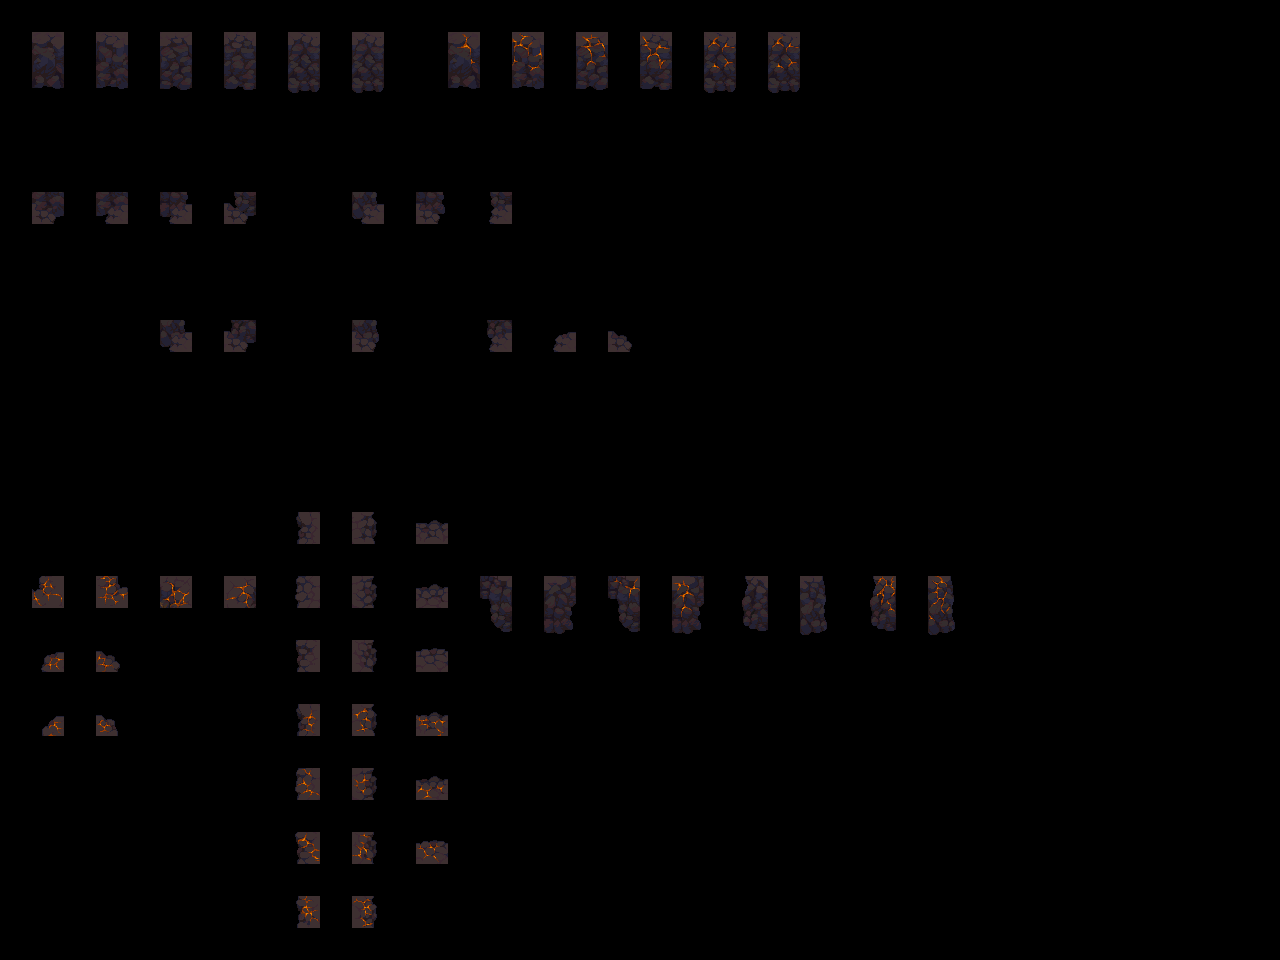

A level layout from a 2D game, rendered from its tile map. Below: a short description, then the map file with its tile-grid data intact:
An orthogonal 40x30 tile map with 32x32 px tiles, 2 tile layers (input_plat2, output_plat2) and 6 objects.

<map version="1.9" tiledversion="1.9.2" orientation="orthogonal" renderorder="right-down" width="40" height="30" tilewidth="32" tileheight="32" infinite="0" nextlayerid="4" nextobjectid="9">
 <properties>
  <property name="MatchInOrder" type="bool" value="true" />
 </properties>
 <tileset firstgid="1" source="../Tilesets/Tileset - platform2.tsx" />
 <layer id="1" name="input_plat2" width="40" height="30" opacity="0.83">
  <data encoding="csv">
0,0,0,0,0,0,0,0,0,0,0,0,0,0,0,0,0,0,0,0,0,0,0,0,0,0,0,0,0,0,0,0,0,0,0,0,0,0,0,0,
0,67,0,67,0,67,0,67,0,67,0,67,0,0,67,0,67,0,67,0,67,0,67,0,67,0,0,0,0,0,0,0,0,0,0,0,0,0,0,0,
0,83,0,83,0,83,0,83,0,83,0,83,0,0,83,0,83,0,83,0,83,0,83,0,83,0,0,0,0,0,0,0,0,0,0,0,0,0,0,0,
0,0,0,0,0,0,0,0,0,0,0,0,0,0,0,0,0,0,0,0,0,0,0,0,0,0,0,0,0,0,0,0,0,0,0,0,0,0,0,0,
0,0,0,0,0,0,0,0,0,0,0,0,0,0,0,0,0,0,0,0,0,0,0,0,0,0,0,0,0,0,0,0,0,0,0,0,0,0,0,0,
0,0,0,0,0,0,0,0,0,0,0,0,0,0,0,0,0,0,0,0,0,0,0,0,0,0,0,0,0,0,0,0,0,0,0,0,0,0,0,0,
0,22,0,24,0,73,0,44,0,0,0,40,0,58,0,74,0,0,0,0,0,0,0,0,0,0,0,0,0,0,0,0,0,0,0,0,0,0,0,0,
0,0,0,0,0,0,0,0,0,0,0,0,0,0,0,0,0,0,0,0,0,0,0,0,0,0,0,0,0,0,0,0,0,0,0,0,0,0,0,0,
0,0,0,0,0,0,0,0,0,0,0,0,0,0,0,0,0,0,0,0,0,0,0,0,0,0,0,0,0,0,0,0,0,0,0,0,0,0,0,0,
0,0,0,0,0,0,0,0,0,0,0,0,0,0,0,0,0,0,0,0,0,0,0,0,0,0,0,0,0,0,0,0,0,0,0,0,0,0,0,0,
0,0,0,0,0,40,0,56,0,0,0,86,0,0,0,88,0,17,0,21,0,0,0,0,0,0,0,0,0,0,0,0,0,0,0,0,0,0,0,0,
0,0,0,0,0,0,0,0,0,0,0,0,0,0,0,0,0,0,0,0,0,0,0,0,0,0,0,0,0,0,0,0,0,0,0,0,0,0,0,0,
0,0,0,0,0,0,0,0,0,0,0,0,0,0,0,0,0,0,0,0,0,0,0,0,0,0,0,0,0,0,0,0,0,0,0,0,0,0,0,0,
0,0,0,0,0,0,0,0,0,0,0,0,0,0,0,0,0,0,0,0,0,0,0,0,0,0,0,0,0,0,0,0,0,0,0,0,0,0,0,0,
0,0,0,0,0,0,0,0,0,0,0,0,0,0,0,0,0,0,0,0,0,0,0,0,0,0,0,0,0,0,0,0,0,0,0,0,0,0,0,0,
0,0,0,0,0,0,0,0,0,0,0,0,0,0,0,0,0,0,0,0,0,0,0,0,0,0,0,0,0,0,0,0,0,0,0,0,0,0,0,0,
0,0,0,0,0,0,0,0,0,33,0,37,0,3,0,0,0,0,0,0,0,0,0,0,0,0,0,0,0,0,0,0,0,0,0,0,0,0,0,0,
0,0,0,0,0,0,0,0,0,0,0,0,0,0,0,0,0,0,0,0,0,0,0,0,0,0,0,0,0,0,0,0,0,0,0,0,0,0,0,0,
0,18,0,20,0,50,0,52,0,33,0,37,0,3,0,66,0,68,0,66,0,68,0,49,0,53,0,49,0,53,0,0,0,0,0,0,0,0,0,0,
0,0,0,0,0,0,0,0,0,0,0,0,0,0,0,82,0,84,0,82,0,84,0,65,0,69,0,65,0,69,0,0,0,0,0,0,0,0,0,0,
0,17,0,21,0,0,0,0,0,33,0,37,0,3,0,0,0,0,0,0,0,0,0,0,0,0,0,0,0,0,0,0,0,0,0,0,0,0,0,0,
0,0,0,0,0,0,0,0,0,0,0,0,0,0,0,0,0,0,0,0,0,0,0,0,0,0,0,0,0,0,0,0,0,0,0,0,0,0,0,0,
0,17,0,21,0,0,0,0,0,33,0,37,0,3,0,0,0,0,0,0,0,0,0,0,0,0,0,0,0,0,0,0,0,0,0,0,0,0,0,0,
0,0,0,0,0,0,0,0,0,0,0,0,0,0,0,0,0,0,0,0,0,0,0,0,0,0,0,0,0,0,0,0,0,0,0,0,0,0,0,0,
0,0,0,0,0,0,0,0,0,33,0,37,0,3,0,0,0,0,0,0,0,0,0,0,0,0,0,0,0,0,0,0,0,0,0,0,0,0,0,0,
0,0,0,0,0,0,0,0,0,0,0,0,0,0,0,0,0,0,0,0,0,0,0,0,0,0,0,0,0,0,0,0,0,0,0,0,0,0,0,0,
0,0,0,0,0,0,0,0,0,33,0,37,0,3,0,0,0,0,0,0,0,0,0,0,0,0,0,0,0,0,0,0,0,0,0,0,0,0,0,0,
0,0,0,0,0,0,0,0,0,0,0,0,0,0,0,0,0,0,0,0,0,0,0,0,0,0,0,0,0,0,0,0,0,0,0,0,0,0,0,0,
0,0,0,0,0,0,0,0,0,33,0,37,0,0,0,0,0,0,0,0,0,0,0,0,0,0,0,0,0,0,0,0,0,0,0,0,0,0,0,0,
0,0,0,0,0,0,0,0,0,0,0,0,0,0,0,0,0,0,0,0,0,0,0,0,0,0,0,0,0,0,0,0,0,0,0,0,0,0,0,0
</data>
 </layer>
 <layer id="2" name="output_plat2" width="40" height="30">
  <data encoding="csv">
0,0,0,0,0,0,0,0,0,0,0,0,0,0,0,0,0,0,0,0,0,0,0,0,0,0,0,0,0,0,0,0,0,0,0,0,0,0,0,0,
0,145,0,146,0,147,0,148,0,149,0,150,0,0,152,0,153,0,154,0,155,0,156,0,157,0,0,0,0,0,0,0,0,0,0,0,0,0,0,0,
0,161,0,162,0,163,0,164,0,165,0,166,0,0,168,0,169,0,170,0,171,0,172,0,173,0,0,0,0,0,0,0,0,0,0,0,0,0,0,0,
0,0,0,0,0,0,0,0,0,0,0,0,0,0,0,0,0,0,0,0,0,0,0,0,0,0,0,0,0,0,0,0,0,0,0,0,0,0,0,0,
0,0,0,0,0,0,0,0,0,0,0,0,0,0,0,0,0,0,0,0,0,0,0,0,0,0,0,0,0,0,0,0,0,0,0,0,0,0,0,0,
0,0,0,0,0,0,0,0,0,0,0,0,0,0,0,0,0,0,0,0,0,0,0,0,0,0,0,0,0,0,0,0,0,0,0,0,0,0,0,0,
0,23,0,25,0,76,0,60,0,0,0,41,0,59,0,75,0,0,0,0,0,0,0,0,0,0,0,0,0,0,0,0,0,0,0,0,0,0,0,0,
0,0,0,0,0,0,0,0,0,0,0,0,0,0,0,0,0,0,0,0,0,0,0,0,0,0,0,0,0,0,0,0,0,0,0,0,0,0,0,0,
0,0,0,0,0,0,0,0,0,0,0,0,0,0,0,0,0,0,0,0,0,0,0,0,0,0,0,0,0,0,0,0,0,0,0,0,0,0,0,0,
0,0,0,0,0,0,0,0,0,0,0,0,0,0,0,0,0,0,0,0,0,0,0,0,0,0,0,0,0,0,0,0,0,0,0,0,0,0,0,0,
0,0,0,0,0,41,0,57,0,0,0,87,0,0,0,89,0,2,0,4,0,0,0,0,0,0,0,0,0,0,0,0,0,0,0,0,0,0,0,0,
0,0,0,0,0,0,0,0,0,0,0,0,0,0,0,0,0,0,0,0,0,0,0,0,0,0,0,0,0,0,0,0,0,0,0,0,0,0,0,0,
0,0,0,0,0,0,0,0,0,0,0,0,0,0,0,0,0,0,0,0,0,0,0,0,0,0,0,0,0,0,0,0,0,0,0,0,0,0,0,0,
0,0,0,0,0,0,0,0,0,0,0,0,0,0,0,0,0,0,0,0,0,0,0,0,0,0,0,0,0,0,0,0,0,0,0,0,0,0,0,0,
0,0,0,0,0,0,0,0,0,0,0,0,0,0,0,0,0,0,0,0,0,0,0,0,0,0,0,0,0,0,0,0,0,0,0,0,0,0,0,0,
0,0,0,0,0,0,0,0,0,0,0,0,0,0,0,0,0,0,0,0,0,0,0,0,0,0,0,0,0,0,0,0,0,0,0,0,0,0,0,0,
0,0,0,0,0,0,0,0,0,179,0,180,0,181,0,0,0,0,0,0,0,0,0,0,0,0,0,0,0,0,0,0,0,0,0,0,0,0,0,0,
0,0,0,0,0,0,0,0,0,0,0,0,0,0,0,0,0,0,0,0,0,0,0,0,0,0,0,0,0,0,0,0,0,0,0,0,0,0,0,0,
0,193,0,194,0,209,0,210,0,195,0,196,0,197,0,198,0,199,0,200,0,201,0,202,0,203,0,204,0,205,0,0,0,0,0,0,0,0,0,0,
0,0,0,0,0,0,0,0,0,0,0,0,0,0,0,214,0,215,0,216,0,217,0,218,0,219,0,220,0,221,0,0,0,0,0,0,0,0,0,0,
0,225,0,226,0,0,0,0,0,211,0,212,0,213,0,0,0,0,0,0,0,0,0,0,0,0,0,0,0,0,0,0,0,0,0,0,0,0,0,0,
0,0,0,0,0,0,0,0,0,0,0,0,0,0,0,0,0,0,0,0,0,0,0,0,0,0,0,0,0,0,0,0,0,0,0,0,0,0,0,0,
0,241,0,242,0,0,0,0,0,227,0,228,0,229,0,0,0,0,0,0,0,0,0,0,0,0,0,0,0,0,0,0,0,0,0,0,0,0,0,0,
0,0,0,0,0,0,0,0,0,0,0,0,0,0,0,0,0,0,0,0,0,0,0,0,0,0,0,0,0,0,0,0,0,0,0,0,0,0,0,0,
0,0,0,0,0,0,0,0,0,243,0,244,0,245,0,0,0,0,0,0,0,0,0,0,0,0,0,0,0,0,0,0,0,0,0,0,0,0,0,0,
0,0,0,0,0,0,0,0,0,0,0,0,0,0,0,0,0,0,0,0,0,0,0,0,0,0,0,0,0,0,0,0,0,0,0,0,0,0,0,0,
0,0,0,0,0,0,0,0,0,259,0,260,0,261,0,0,0,0,0,0,0,0,0,0,0,0,0,0,0,0,0,0,0,0,0,0,0,0,0,0,
0,0,0,0,0,0,0,0,0,0,0,0,0,0,0,0,0,0,0,0,0,0,0,0,0,0,0,0,0,0,0,0,0,0,0,0,0,0,0,0,
0,0,0,0,0,0,0,0,0,275,0,276,0,0,0,0,0,0,0,0,0,0,0,0,0,0,0,0,0,0,0,0,0,0,0,0,0,0,0,0,
0,0,0,0,0,0,0,0,0,0,0,0,0,0,0,0,0,0,0,0,0,0,0,0,0,0,0,0,0,0,0,0,0,0,0,0,0,0,0,0
</data>
 </layer>
 <objectgroup id="3" name="rule_options" offsetx="-10.6667" offsety="-16.6667">
  <object id="1" x="22" y="28" width="190.333" height="124.667">
   <properties>
    <property name="Disabled" type="bool" value="false" />
    <property name="Probability" type="float" value="0.3" />
   </properties>
  </object>
  <object id="2" x="28" y="180.667" width="917.333" height="320">
   <properties>
    <property name="Disabled" type="bool" value="false" />
    <property name="Probability" type="float" value="0.25" />
   </properties>
  </object>
  <object id="4" x="29.6667" y="517.666" width="955" height="444.55">
   <properties>
    <property name="Probability" type="float" value="0.25" />
   </properties>
  </object>
  <object id="5" x="634.667" y="28.6667" width="311" height="129">
   <properties>
    <property name="Probability" type="float" value="0.6" />
   </properties>
  </object>
  <object id="6" x="224" y="28" width="183.333" height="123.667">
   <properties>
    <property name="Probability" type="float" value="0.6" />
   </properties>
  </object>
  <object id="8" x="443.667" y="28.8332" width="183.333" height="123.667">
   <properties>
    <property name="Probability" type="float" value="0.3" />
   </properties>
  </object>
 </objectgroup>
</map>
